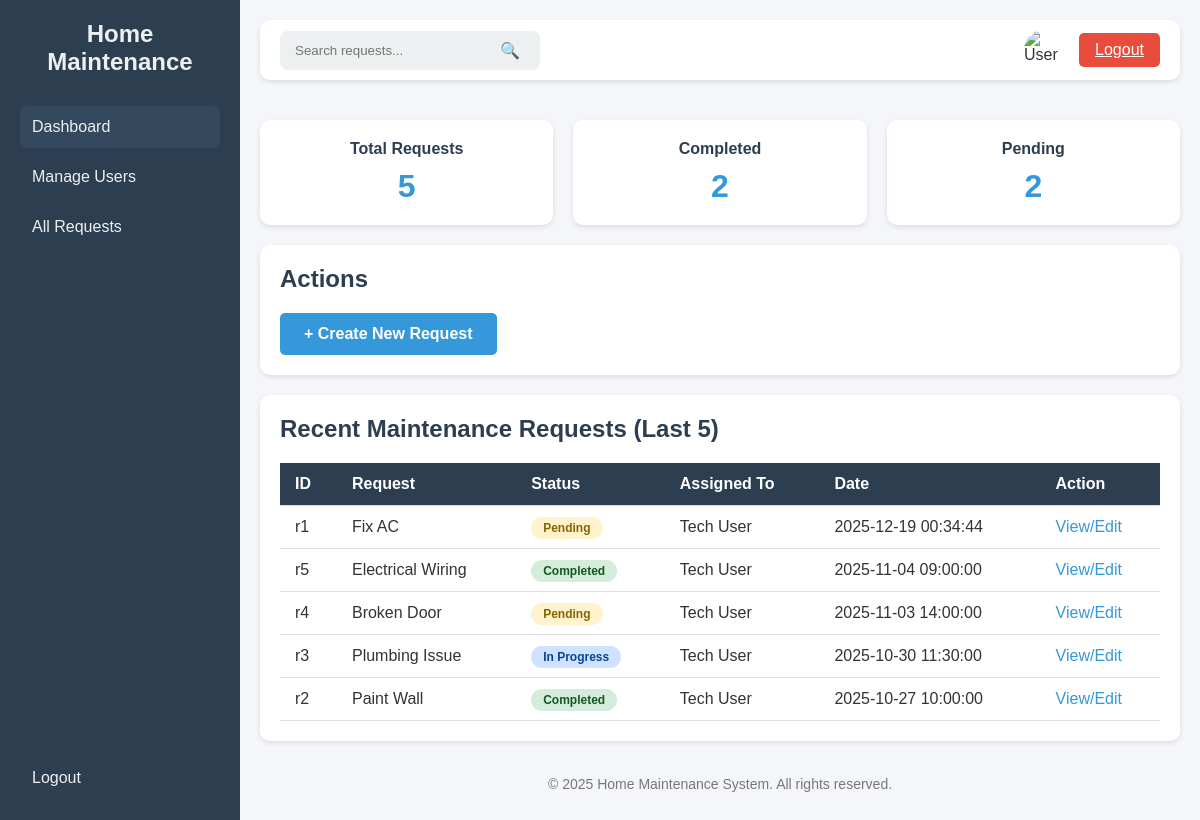
The app's page /admin/dashboard (signed in), older data.
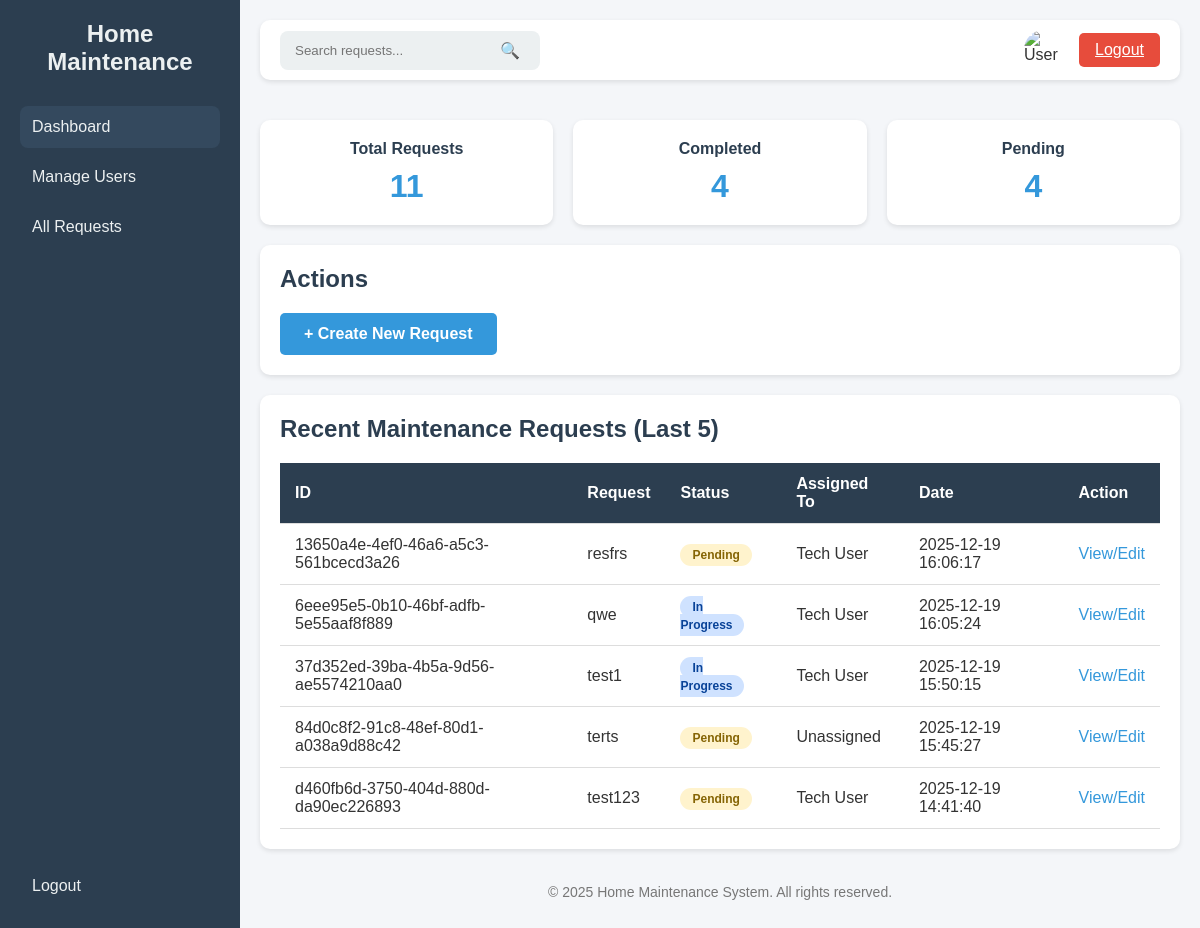
The same page, newer data.
### tables this page shows
CREATE TABLE requests (
        id TEXT PRIMARY KEY,
        title TEXT,
        description TEXT,
        status TEXT,
        assigned_to TEXT,
        date TEXT,
        user_id TEXT,
        FOREIGN KEY(user_id) REFERENCES users(id),
        FOREIGN KEY(assigned_to) REFERENCES users(id)
    );

### app.py (the view, shortened to what this page needs)
@app.route('/admin/dashboard', methods=['GET', 'POST'])
@Role_Authentication(["admin"])
def admin_dashboard():
    conn = get_db_connection()
    search_term = request.args.get('search', '')
    tenants = conn.execute("SELECT id, fname, lname FROM users WHERE role='tenant'").fetchall()
    technicians = conn.execute("SELECT id, fname, lname FROM users WHERE role='technician'").fetchall()
    query = """
        SELECT r.id, r.title, r.status, r.date,
               u.fname AS assigned_fname, u.lname AS assigned_lname
        FROM requests r
        LEFT JOIN users u ON r.assigned_to = u.id
    """
    params = []
    if search_term:
        query += " WHERE r.title LIKE ? OR r.status LIKE ? "
        search_like = f'%{search_term}%'
        params.extend([search_like, search_like])
    query += " ORDER BY r.date DESC LIMIT 5"
    recent = conn.execute(query, params).fetchall()
    total_requests = conn.execute("SELECT COUNT(*) FROM requests").fetchone()[0]
    completed = conn.execute("SELECT COUNT(*) FROM requests WHERE status='Completed'").fetchone()[0]
    pending = conn.execute("SELECT COUNT(*) FROM requests WHERE status='Pending'").fetchone()[0]
    formatted_recent = []
    for req in recent:
        assigned_to_name = f"{req['assigned_fname']} {req['assigned_lname']}" if req['assigned_fname'] else 'Unassigned'
        formatted_recent.append({
            'id': req['id'],
            'title': req['title'],
            'status': req['status'],
            'assigned_to': assigned_to_name,
            'date': req['date']
        })
    conn.close()
    return render_template('admin_dashboard.html',
                           role=session.get('role'),
                           total_requests=total_requests,
                           completed=completed,
                           pending=pending,
                           recent=formatted_recent,
                           tenants=tenants,
                           technicians=technicians,
                           search_term=search_term,
                           active_page='dashboard')

### app.py (called while the page is built)
def get_db_connection():
    conn = sqlite3.connect(DB_NAME)
    conn.row_factory = sqlite3.Row
    return conn

def Role_Authentication(allowed_roles):
    def decorator(f):
        @wraps(f)
        def decorated_function(*args, **Kwargs):
            if 'role' not in session:
                flash('Access denied. Please log in.')
                return redirect(url_for("login"))
            if session['role'] not in allowed_roles:
                flash('Access denied. Insufficient privileges.')
                return redirect(url_for("dashboard"))
            return f(*args, **Kwargs)
        return decorated_function
    return decorator

### templates/admin_dashboard.html (shortened to what this page needs)
<!DOCTYPE html>
<html lang="en">
<head>
</head>
<body>
<div class="sidebar">
    <div>
        <h2>Home Maintenance</h2>
            <a href="{{ url_for('admin_dashboard') }}" class="{% if active_page == 'dashboard' %}active{% endif %}">Dashboard</a>
            <a href="{{ url_for('admin_users') }}" class="{% if active_page == 'users' %}active{% endif %}">Manage Users</a>
            <a href="{{ url_for('admin_all_requests') }}" class="{% if active_page == 'all_requests' %}active{% endif %}">All Requests</a>
    </div>
    <div>
        <a href="{{ url_for('logout') }}">Logout</a>
    </div>
</div>
<div class="main">
    <div class="top-bar">
        <form action="{{ url_for('admin_dashboard') }}" method="GET" class="search-bar">
            <input type="text" name="search" placeholder="Search requests..." value="{{ request.args.get('search','') }}" />
            <button type="submit">🔍</button>
        </form>
        <div class="user-actions">
            <img src="https://cdn-icons-png.flaticon.com/512/847/847969.png" alt="User" class="user-logo" />
            <a class="logout-btn" href="{{ url_for('logout') }}">Logout</a>
        </div>
    </div>
    <div class="stats">
        <div class="card">
            <h3>Total Requests</h3>
            <p>{{ total_requests }}</p>
        </div>
        <div class="card">
            <h3>Completed</h3>
            <p>{{ completed }}</p>
        </div>
        <div class="card">
            <h3>Pending</h3>
            <p>{{ pending }}</p>
        </div>
    </div>
<div class="content-section">
    <h2>Actions</h2>
    <a href="{{ url_for('admin_create_request') }}"
        style="padding:12px 24px; background:#3498db; color:white; border:none; border-radius:5px; text-decoration:none; display:inline-block; font-weight:bold; font-size:16px;">
            + Create New Request
    </a>
</div>
    <div class="content-section">
        <h2>Recent Maintenance Requests (Last 5)</h2>
        <table>
            <thead>
                <tr>
                    <th>ID</th>
                    <th>Request</th>
                    <th>Status</th>
                    <th>Assigned To</th>
                    <th>Date</th>
                    <th>Action</th>
                </tr>
            </thead>
            <tbody>
                {% for req in recent %}
                <tr>
                    <td>{{ req.id }}</td>
                    <td>{{ req.title }}</td>
                    <td>
                        {% if req.status == 'Pending' %}
                            <span class="status-badge status-pending">Pending</span>
                        {% elif req.status == 'Completed' %}
                            <span class="status-badge status-completed">Completed</span>
                        {% elif req.status == 'In Progress' %}
                            <span class="status-badge status-in-progress">In Progress</span>
                        {% else %}
                            <span class="status-badge">{{ req.status }}</span>
                        {% endif %}
                    </td>
                    <td>{{ req.assigned_to }}</td>
                    <td>{{ req.date }}</td>
                    <td>
                        <a href="{{ url_for('admin_manage_request', request_id=req.id) }}" class="action-link">View/Edit</a>
                    </td>
                </tr>
                {% else %}
                <tr>
                    <td colspan="6">No recent requests found.</td>
                </tr>
                {% endfor %}
            </tbody>
        </table>
    </div>
    <footer>
        <p>&copy; 2025 Home Maintenance System. All rights reserved.</p>
    </footer>
</div>
</body>
</html>

Row changes from the older to the newer data that the page shows:
no longer on this page (row edited): requests: id "r1", title "Fix AC", status "Pending", assigned_to "Tech User", date "2025-12-19 00:34:44"
no longer on this page (row unchanged): requests: id "r5", title "Electrical Wiring", status "Completed", assigned_to "Tech User", date "2025-11-04 09:00:00"
no longer on this page (row edited): requests: id "r4", title "Broken Door", status "Pending", assigned_to "Tech User", date "2025-11-03 14:00:00"
no longer on this page (row unchanged): requests: id "r3", title "Plumbing Issue", status "In Progress", assigned_to "Tech User", date "2025-10-30 11:30:00"
no longer on this page (row unchanged): requests: id "r2", title "Paint Wall", status "Completed", assigned_to "Tech User", date "2025-10-27 10:00:00"
added requests: id "13650a4e-4ef0-46a6-a5c3-561bcecd3a26", title "resfrs", status "Pending", assigned_to "Tech User", date "2025-12-19 16:06:17"
added requests: id "6eee95e5-0b10-46bf-adfb-5e55aaf8f889", title "qwe", status "In Progress", assigned_to "Tech User", date "2025-12-19 16:05:24"
added requests: id "37d352ed-39ba-4b5a-9d56-ae5574210aa0", title "test1", status "In Progress", assigned_to "Tech User", date "2025-12-19 15:50:15"
added requests: id "84d0c8f2-91c8-48ef-80d1-a038a9d88c42", title "terts", status "Pending", assigned_to "Unassigned", date "2025-12-19 15:45:27"
added requests: id "d460fb6d-3750-404d-880d-da90ec226893", title "test123", status "Pending", assigned_to "Tech User", date "2025-12-19 14:41:40"
Text that changed along with them:
{{ total_requests }}: "5" → "11"
{{ completed }}: "2" → "4"
{{ pending }}: "2" → "4"
